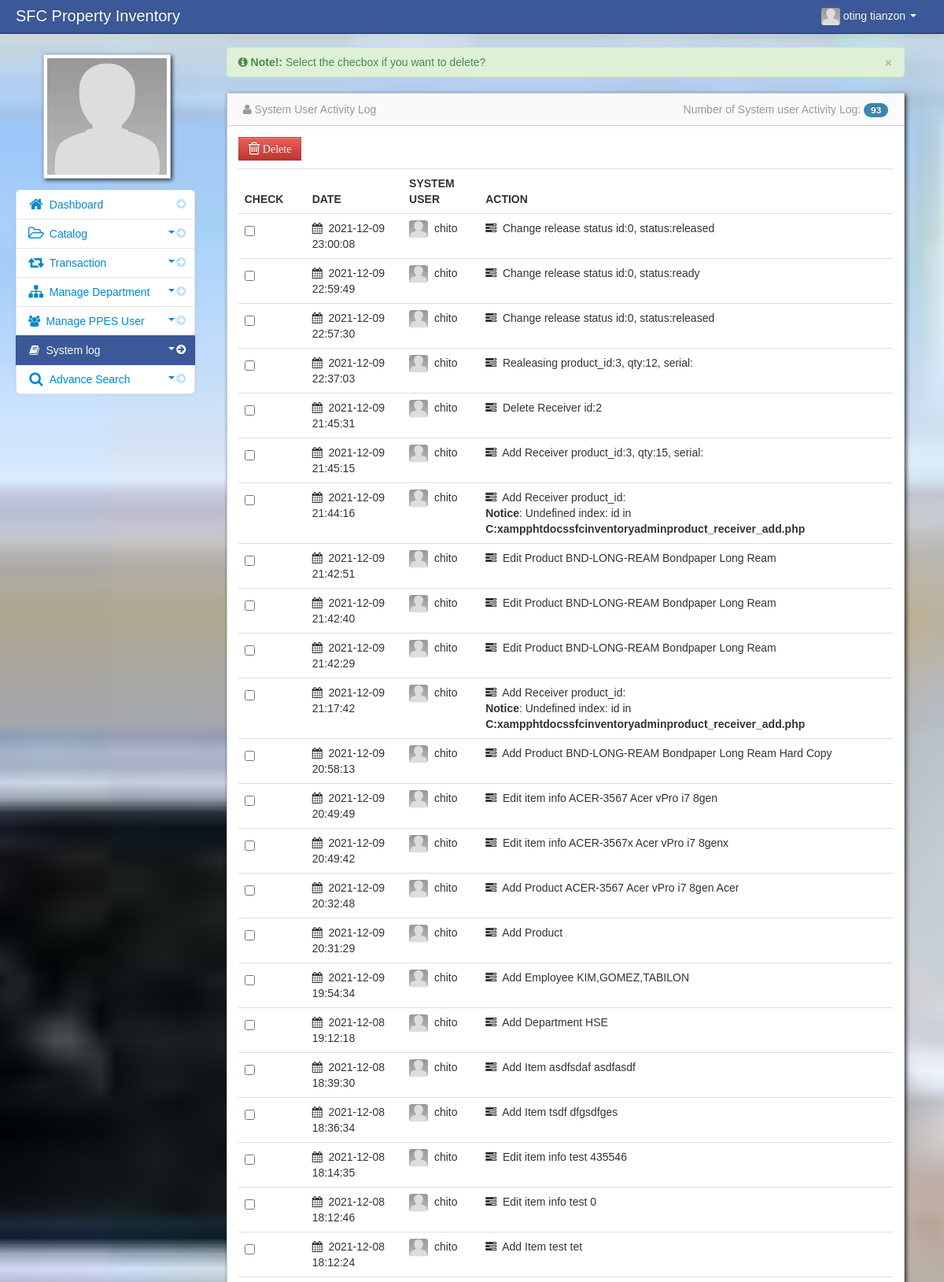
The app's page /admin/activity_log.php (signed in, upper part) with its own data.
### tables this page shows
CREATE TABLE `user` (
  `user_id` int(11) NOT NULL,
  `firstname` varchar(100) NOT NULL,
  `middlename` varchar(100) NOT NULL,
  `lastname` varchar(100) NOT NULL,
  `username` varchar(100) NOT NULL,
  `password` varchar(100) NOT NULL,
  `adminthumbnails` varchar(128) NOT NULL
);

CREATE TABLE `activity_log` (
  `activity_log_id` int(11) NOT NULL,
  `username` varchar(100) NOT NULL,
  `date` varchar(100) NOT NULL,
  `action` varchar(128) NOT NULL
);

### admin/session.php (called while the page is built, shortened)
<?php
$session_id=$_SESSION['id'];
?>

### admin/activity_log.php (the view, shortened to what this page needs)
<?php include('header.php'); ?>
<?php include('session.php'); ?>
    <body>
		<?php include('navbar.php'); ?>
        <div class="container-fluid">
            <div class="row-fluid">
				<?php include('activity_log_slidebar.php'); ?>
                <div class="span9" id="content">
                     <div class="row-fluid">
				<div class="empty">
                    <div class="alert alert-success alert-dismissable">
                        <button type="button" class="close" data-dismiss="alert" aria-hidden="true">&times;</button>
                         <i class="icon-info-sign"></i>  <strong>Note!:</strong> Select the checbox if you want to delete?
                    </div>
                </div>
				<?php
	             $count_log=mysqli_query($conn,"select * from activity_log");
	             $count = mysqli_num_rows($count_log);
                 ?>
                        <div id="block_bg" class="block">
                            <div class="navbar navbar-inner block-header">
                                <div class="muted pull-left"><i class="icon-user"></i> System User Activity Log</div>
								<div class="muted pull-right">
								Number of System user Activity Log: <span class="badge badge-info"><?php  echo $count; ?></span>
								</div>
                            </div>
                            <div class="block-content collapse in">
                                <div class="span12">
								<form action="delete_log.php" method="post">
  									<table cellpadding="0" cellspacing="0" border="0" class="table" id="example">
						            <a data-placement="right" title="Click to Delete check item" data-toggle="modal" href="#delete_log" id="delete"  class="btn btn-danger" name=""><i class="icon-trash icon-large"> Delete</i></a>
										<thead>
										        <tr>
                                                <th>Check</th>
												<th>Date</th>
												<th>System User</th>
												<th>Action</th>
												</tr>
										</thead>
										<tbody>
                              		<?php
										$query = mysqli_query($conn,"select * from  activity_log
										LEFT JOIN user ON activity_log.username = user.username
										order by date DESC")or die(mysqli_error());
										while($row = mysqli_fetch_array($query)){
										$id = $row['activity_log_id'];
									?>
                                    <tr>
					                    <td width="70">
									     <input id="optionsCheckbox" class="uniform_on" name="selector[]" type="checkbox" value="<?php echo $id; ?>">
								        </td>
                                         <td><i class="icon-calendar"></i>&nbsp;
										 <?php  echo $row['date']; ?></td>
                                         <td><img id="avatar1" src="<?php echo $row['adminthumbnails']; ?>">&nbsp;
										 <?php echo $row['username']; ?></td>
                                         <td><i class="icon-tasks"></i>&nbsp;
										 <?php echo $row['action']; ?></td>
                                        </tr>
						                 <?php } ?>
										</tbody>
									</table>
								</form>
                                </div>
                            </div>
                        </div>
                    </div>
                </div>
            </div>
        </div>
		<?php include('script.php'); ?>
    </body>

### admin/navbar.php (shortened to what this page needs)
<div class="navbar navbar-inverse navbar-fixed-top">
          <div class="navbar-inner">
             <div class="container-fluid">
		 <div class="navbar-header">
                  <span class="brand" href="#">SFC Property Inventory</span>
		 </div>
                  <div class="nav-collapse collapse">
                      <ul class="nav pull-right">
				<?php $query= mysqli_query($conn,"select * from user where user_id = '$session_id'")or die(mysqli_error());
					  $row = mysqli_fetch_array($query);
				?>
                          <li class="dropdown">
                              <a href="#" role="button" class="dropdown-toggle" data-toggle="dropdown"><img id="avatar1" class="img-responsive" src="<?php echo $row['adminthumbnails']; ?>">&nbsp;<?php echo $row['firstname']." ".$row['lastname'];  ?> <i class="caret"></i>
                              </a>
                          </li>
                      </ul>
                  </div>
              </div>
          </div>
      </div>

### admin/activity_log_slidebar.php (shortened to what this page needs)
     <div class="span3" id="sidebar">
	              <img id="admin_avatar" class="img-polaroid" src="<?php echo $row['adminthumbnails']; ?>">
                  <ul class="nav nav-list bs-docs-sidenav nav-collapse collapse">
                           <li class="">
						   <a href="dashboard.php"><i class="icon-chevron-right"></i><i class="icon-home icon-large"></i>&nbsp;Dashboard</a>
						   </li>
						 <li class="">
						    <a href="javascript:;" role="button" class="dropdown-toggle" data-toggle="collapse" data-target="#bs"><i class="icon-chevron-right"></i><i class="icon-folder-open-alt icon-large"></i>&nbsp;Catalog
						    <div class="muted pull-right"><i class="caret"></i></div></a>
						</li>
					    <li class="">
						    <a href="javascript:;" role="button" class="dropdown-toggle" data-toggle="collapse" data-target="#bs2"><i class="icon-chevron-right"></i><i class="icon-retweet icon-large"></i>&nbsp;Transaction
							<div class="muted pull-right"><i class="caret"></i></div></a>
						</li>
						  <li class="">
						    <a href="javascript:;" role="button" class="dropdown-toggle" data-toggle="collapse" data-target="#bs1"><i class="icon-chevron-right"></i><i class="icon-sitemap icon-large"></i>&nbsp;Manage Department
						    <div class="muted pull-right"><i class="caret"></i></div></a>
						</li>
						<li>
						    <a href="javascript:;" role="button" class="dropdown-toggle" data-toggle="collapse" data-target="#bs3"><i class="icon-chevron-right"></i><i class="icon-group"></i>&nbsp;Manage PPES User
							<div class="muted pull-right"><i class="caret"></i></div></a>
						</li>
						<li class="active">
						    <a href="javascript:;" role="button" class="dropdown-toggle" data-toggle="collapse" data-target="#bs4"><i class="icon-chevron-right"></i><i class="icon-book"></i>&nbsp;System log
							<div class="muted pull-right"><i class="caret"></i></div></a>
						</li>
                         <li class="">
                           <a href="javascript:;" role="button" class="dropdown-toggle" data-toggle="collapse" data-target="#bs5"><i class="icon-chevron-right"></i><i class="icon-search icon-large"></i>&nbsp;Advance Search
						   <div class="muted pull-right"><i class="caret"></i></div></a>
                        </li>
                  </ul>
</div>

### admin/assets/styles.css (style rules this page uses)
body { padding-top: 60px; padding-bottom: 40px; background-color: #f5f5f5; }
#content { margin-left:0px; }
.block { background: url("../images/pixel-60fff.png") repeat scroll 0 0 rgba(0, 0, 0, 0) !important; border: 1px solid #ccc; background: white; margin: 1em 0em; border-top: none; -webkit-box-shadow: 2px 2px 5px rgba(0, 0, 6, 0.75); -moz-box-shadow: 2px 2px 5px rgba(0, 0, 6, 0.75); box-shadow: 2px 2px 5px rgba(0, 0, 6, 0.75); }
.block-content { margin: 1em; min-height: .25em; }
.block-header { margin-bottom: 0px; border-right: none; border-left: none; -webkit-border-radius: 0px; -moz-border-radius: 0px; border-radius: 0px; }
.block-header div { padding-top: 10px; }
.bs-docs-sidenav { max-width: 228px; margin: 30px 0 0; padding: 0; background-color: #fff; -webkit-border-radius: 6px; -moz-border-radius: 6px; border-radius: 6px; -webkit-box-shadow: 0 1px 4px rgba(0,0,0,.065); -moz-box-shadow: 0 1px 4px rgba(0,0,0,.065); box-shadow: 0 1px 4px rgba(0,0,0,.065); }
.bs-docs-sidenav > li > a { display: block; width: 190px \9; margin: 0 0 -1px; padding: 8px 14px; border: 1px solid #e5e5e5; }
.bs-docs-sidenav > li:first-child > a { -webkit-border-radius: 6px 6px 0 0; -moz-border-radius: 6px 6px 0 0; border-radius: 6px 6px 0 0; }
.bs-docs-sidenav > li:last-child > a { -webkit-border-radius: 0 0 6px 6px; -moz-border-radius: 0 0 6px 6px; border-radius: 0 0 6px 6px; }
.bs-docs-sidenav > .active > a { position: relative; z-index: 2; padding: 9px 15px; border: 0; text-shadow: 0 1px 0 rgba(0,0,0,.15); -webkit-box-shadow: inset 1px 0 0 rgba(0,0,0,.1), inset -1px 0 0 rgba(0,0,0,.1); -moz-box-shadow: inset 1px 0 0 rgba(0,0,0,.1), inset -1px 0 0 rgba(0,0,0,.1); box-shadow: inset 1px 0 0 rgba(0,0,0,.1), inset -1px 0 0 rgba(0,0,0,.1); }
.bs-docs-sidenav .icon-chevron-right { float: right; margin-top: 2px; margin-right: -6px; opacity: .25; }
.bs-docs-sidenav .active .icon-chevron-right, .bs-docs-sidenav .active a:hover .icon-chevron-right { opacity: 1; }

### records on screen
user: adminthumbnails (placeholder picture), firstname "oting", lastname "tianzon"
activity_log: date "2021-12-09 23:00:08", user.adminthumbnails (placeholder picture), user.username "chito", action "Change release status id:0, status:released"
activity_log: date "2021-12-09 22:59:49", user.adminthumbnails (placeholder picture), user.username "chito", action "Change release status id:0, status:ready"
activity_log: date "2021-12-09 22:57:30", user.adminthumbnails (placeholder picture), user.username "chito", action "Change release status id:0, status:released"
activity_log: date "2021-12-09 22:37:03", user.adminthumbnails (placeholder picture), user.username "chito", action "Realeasing product_id:3, qty:12, serial:"
activity_log: date "2021-12-09 21:45:31", user.adminthumbnails (placeholder picture), user.username "chito", action "Delete Receiver id:2"
activity_log: date "2021-12-09 21:45:15", user.adminthumbnails (placeholder picture), user.username "chito", action "Add Receiver product_id:3, qty:15, serial:"
activity_log: date "2021-12-09 21:44:16", user.adminthumbnails (placeholder picture), user.username "chito", action "Add Receiver product_id: Notice : Undefined index: id in C:xampphtdocssfcinventoryadminproduct_receiver_add.php"
activity_log: date "2021-12-09 21:42:51", user.adminthumbnails (placeholder picture), user.username "chito", action "Edit Product BND-LONG-REAM Bondpaper Long Ream"
activity_log: date "2021-12-09 21:42:40", user.adminthumbnails (placeholder picture), user.username "chito", action "Edit Product BND-LONG-REAM Bondpaper Long Ream"
activity_log: date "2021-12-09 21:42:29", user.adminthumbnails (placeholder picture), user.username "chito", action "Edit Product BND-LONG-REAM Bondpaper Long Ream"
activity_log: date "2021-12-09 21:17:42", user.adminthumbnails (placeholder picture), user.username "chito", action "Add Receiver product_id: Notice : Undefined index: id in C:xampphtdocssfcinventoryadminproduct_receiver_add.php"
activity_log: date "2021-12-09 20:58:13", user.adminthumbnails (placeholder picture), user.username "chito", action "Add Product BND-LONG-REAM Bondpaper Long Ream Hard Copy"
activity_log: date "2021-12-09 20:49:49", user.adminthumbnails (placeholder picture), user.username "chito", action "Edit item info ACER-3567 Acer vPro i7 8gen"
activity_log: date "2021-12-09 20:49:42", user.adminthumbnails (placeholder picture), user.username "chito", action "Edit item info ACER-3567x Acer vPro i7 8genx"
activity_log: date "2021-12-09 20:32:48", user.adminthumbnails (placeholder picture), user.username "chito", action "Add Product ACER-3567 Acer vPro i7 8gen Acer"
activity_log: date "2021-12-09 20:31:29", user.adminthumbnails (placeholder picture), user.username "chito", action "Add Product"
activity_log: date "2021-12-09 19:54:34", user.adminthumbnails (placeholder picture), user.username "chito", action "Add Employee KIM,GOMEZ,TABILON"
activity_log: date "2021-12-08 19:12:18", user.adminthumbnails (placeholder picture), user.username "chito", action "Add Department HSE"
activity_log: date "2021-12-08 18:39:30", user.adminthumbnails (placeholder picture), user.username "chito", action "Add Item asdfsdaf asdfasdf"
activity_log: date "2021-12-08 18:36:34", user.adminthumbnails (placeholder picture), user.username "chito", action "Add Item tsdf dfgsdfges"
activity_log: date "2021-12-08 18:14:35", user.adminthumbnails (placeholder picture), user.username "chito", action "Edit item info test 435546"
activity_log: date "2021-12-08 18:12:46", user.adminthumbnails (placeholder picture), user.username "chito", action "Edit item info test 0"
activity_log: date "2021-12-08 18:12:24", user.adminthumbnails (placeholder picture), user.username "chito", action "Add Item test tet"

### other values on screen
$count "93"
